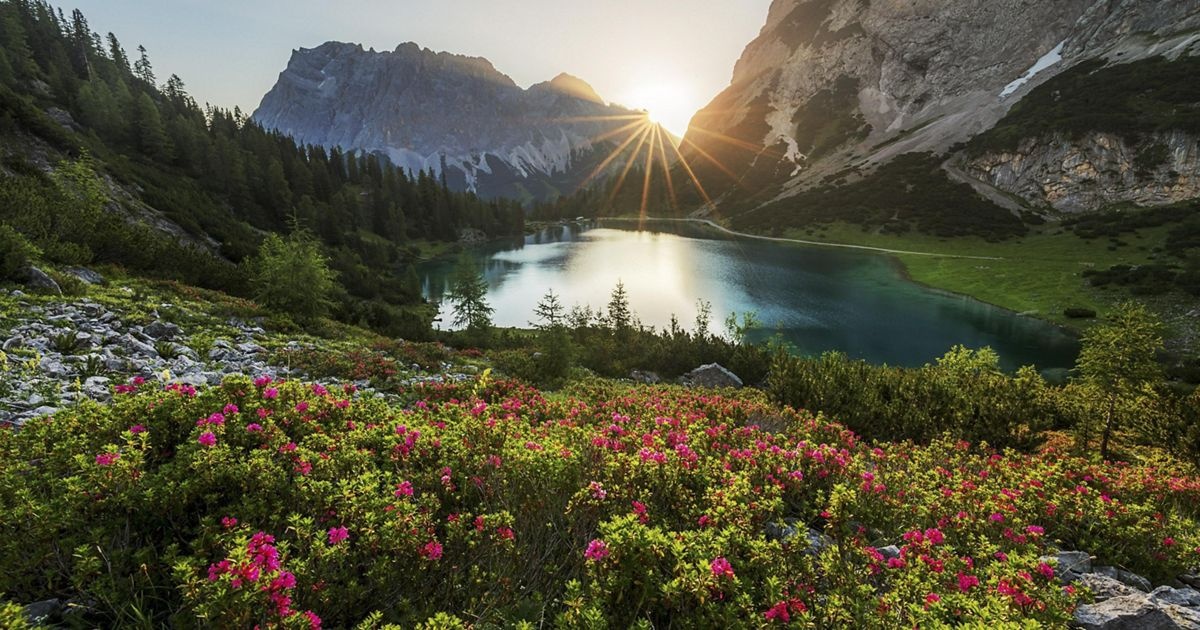
#> input picture resize/nature.jpeg, 1200 x 630 px
$ python main.py
#> lines starting #> are read from the running program, lines starting #| are printed output that depends on the picture
import numpy as np
import cv2
import argparse
import imutils

ap = argparse.ArgumentParser()
ap.add_argument("-i", '--image', type=str, default='nature.jpeg', help='Path to input image')
args = vars(ap.parse_args())

image = cv2.imread(args['image'])
#> image is the input picture: shape (630, 1200, 3); mean B, G, R 62.6, 83.5, 85.7
cv2.imshow("Original", image)

# lets resize our image to be 150 pixels wide, but in order to
# prevent our resized image from being skewed/distorted, we must
# first calculate the radio of the *new* width to the *old* width
r = 150 / image.shape[1]
#> r = 0.125
dim = (150, int(image.shape[0] * r))
#> dim = (150, 78)

# perform the actual resizing of the image
resized = cv2.resize(image, dim, interpolation=cv2.INTER_AREA)
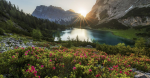
#> resized: shape (78, 150, 3); mean B, G, R 62.6, 83.5, 85.7
cv2.imshow("Resized (width)", resized)

# lets resize the image to have a width of 50 pixels, again keeping
# in mind the aspect ratio
r = 50 / image.shape[0]
#> r = 0.0794
dim = (int(image.shape[1] * r), 50)
#> dim = (95, 50)

# perform the resizing
resized = cv2.resize(image, dim, interpolation=cv2.INTER_AREA)
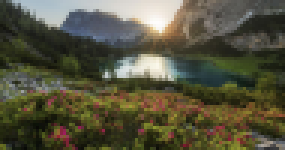
#> resized: shape (50, 95, 3) (shown 3 times larger); mean B, G, R 62.6, 83.5, 85.7
cv2.imshow("Resized (Height)", resized)

# calculating the ratio each and every time we want to resize an image
# let's use the imutils convenience function which will automatically mantain our aspect ratio
# for us
resized = imutils.resize(image, width=400)
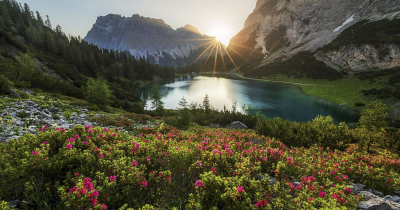
#> resized: shape (210, 400, 3); mean B, G, R 62.6, 83.5, 85.7
cv2.imshow("Resized ia imutils", resized)

methods = [
  ("cv2.INTER_NEAREST", cv2.INTER_NEAREST),
  ("cv2.INTER_LINEAR", cv2.INTER_LINEAR),
  ("cv2.INTER_AREA", cv2.INTER_AREA),
  ("cv2.INTER_CUBIC", cv2.INTER_CUBIC),
  ("cv2.INTER_LANCZOS4", cv2.INTER_LANCZOS4)
]
for (name, method) in methods:
  print("[INFO] {}".format(name))
  resized = imutils.resize(image, width=image.shape[1] * 3, inter=method)
  cv2.imshow("Method: {}".format(name), resized)
  cv2.waitKey(0)
